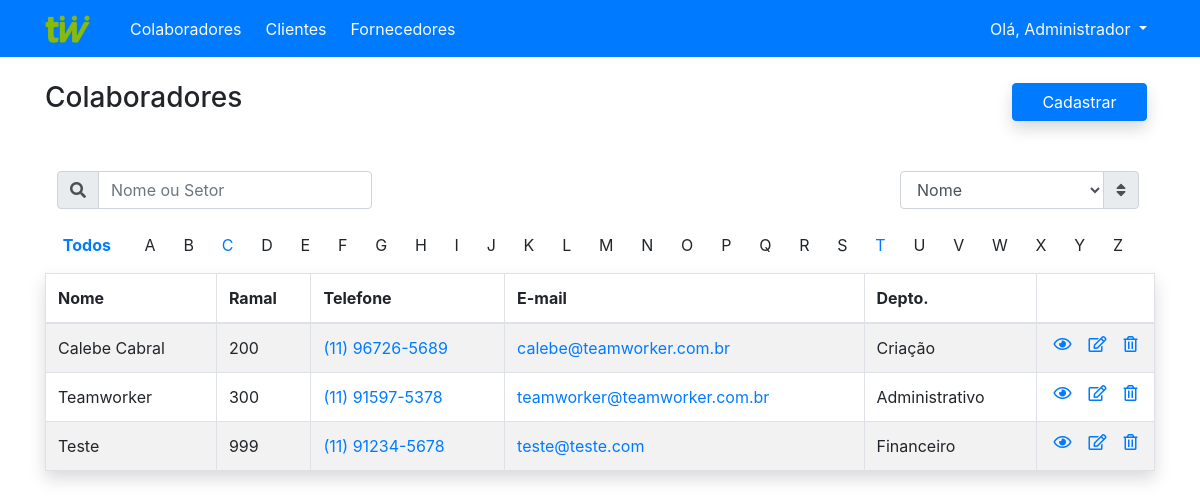
/adm_func.php (signed in), run on the app's committed database.
### tables this page shows
CREATE TABLE `funcs` (
  `id_func` int(10) UNSIGNED NOT NULL,
  `nome` varchar(255) NOT NULL,
  `ramal` int(3) NOT NULL,
  `tel1` varchar(11) NOT NULL,
  `tel2` varchar(11) DEFAULT NULL,
  `setor` varchar(100) NOT NULL,
  `email` varchar(255) NOT NULL,
  `stats` tinyint(1) NOT NULL DEFAULT '1'
);

### adm_func.php (the view, shortened to what this page needs)
<?php
	require_once 'config.php';
	require 'php/header.php'
?>
<div class="row d-flex justify-content-start align-items-center my-4 mt-md-4 mb-md-5">
	<div class="col" id="pageTitle">
		<h3>Colaboradores</h3>
	</div>
	<div class="col d-flex justify-content-end align-items-center">
		<a href="add.php" class="btn btn-primary d-none d-md-block w-25 shadow mr-2">Cadastrar</a>
	</div>
</div>
<div class="row clearfix my-4">
	<div class="col-md-6 col-xs-12 d-md-flex justify-content-start search-filter">
		<form class="form-inline px-1">
			<div class="input-group">
				<div class="input-group-prepend">
					<label for="searchCli" class="d-none d-md-block ml-2 input-group-text"><i class="fas fa-search"></i></label>
				</div>
				<input id="searchCli" type="text" class="form-control search-mob" placeholder="Nome ou Setor">
			</div>
		</form>
	</div>
	<div class="col-md-6 col-xs-12 d-none d-md-flex justify-content-end select-filter">
		<form class="form-inline pr-2">
			<div class="input-group">
				<select id="typeSort" class="form-control float-right">
					<option value="nameAsc">Nome</option>
				</select>
				<div class="input-group-append">
					<label for="typeSort" class="input-group-text mr-2"><i class="fas fa-sort"></i></label>
				</div>
			</div>
		</form>
	</div>
</div>
<div class="row my-3">
	<div class="col">
		<div class="glossary d-flex justify-content-around px-2">
			<a id="glossary-all" href="#"><strong>Todos</strong></a>
			<div class="letters d-flex justify-content-around">
			</div>
		</div>
	</div>
</div>
<div class="row mb-5">
	<div class="col">
		<table id="cadastros" class="table table-bordered table-striped shadow table-hover">
			<thead>
				<tr>
					<th>Nome</th>
					<th>Ramal</th>
					<th>Telefone</th>
					<th>E-mail</th>
					<th>Depto.</th>
					<th></th>
				</tr>
			</thead>
			<tbody>
				<?php
				function phone_format($phone) {
					$length = strlen($phone);
					if ($length == 10) {
						$pattern = '/(\d{2})(\d{4})(\d*)/';
					} else if ($length == 11) {
						$pattern = '/(\d{2})(\d{5})(\d*)/';
					}
					$result = preg_replace($pattern, '($1) $2-$3', $phone);
					return $result;
				}
				function emptyLink($phone) {
					if (empty($phone)) {
						return "#";
					} else {
						$link = "https://api.whatsapp.com/send?phone=55".$phone;
						return $link;
					}
				}
				$qrySelect = "SELECT * FROM funcs WHERE stats = 1 ORDER BY nome";
				$result = $conn->query($qrySelect);
				while($data = $result->fetch_array()) {
					echo '
						<tr class="shadow">
							<td data-title="Nome">'.$data['nome'].'</td>
							<td data-title="Ramal">'.$data['ramal'].'</td>
							<td data-title="Tel. 1">
								<a href="'. emptyLink($data['tel1']) .'" target="_blank">' . phone_format($data['tel1']) . '</a>
							</td>
							<td data-title="E-mail">
								<a href="mailto:'. $data['email'] .'">'.$data['email'].'</a>
							</td>
							<td data-title="Depto.">' . $data['setor'] . '</td>
							<td>
								<div class="d-flex justify-content-around">
									<!-- <a href="read.php?id='. $data['id_func'] .'">
										<i class="far fa-eye d-flex justify-content-center mb-1" data-toggle="tooltip" title="Vizualizar"></i>
										<span class="d-md-none">Vizualizar</span>
									</a> -->
									<a href="#" class="d-flex flex-column justify-content-center viewButton" data-id="'. $data['id_func'] .'" data-toggle="modal" data-target="#viewModal" data-type="func">
										<i class="far fa-eye d-flex justify-content-center mb-1" data-toggle="tooltip" title="Detalhes"></i>
										<span class="d-md-none">Detalhes</span>
									</a>
									<a href="update.php?id='. $data['id_func'] .'&tipo=func" class="d-flex flex-column justify-content-center ml-md-2">
										<i class="far fa-edit d-flex justify-content-center mb-1" data-toggle="tooltip" title="Editar"></i>
										<span class="d-md-none">Editar</span>
									</a>
									<a href="disable.php?id='. $data['id_func'] .'&tipo=func" class="d-flex flex-column justify-content-center ml-md-2">
										<i class="far fa-trash-alt d-flex justify-content-center mb-1" data-toggle="tooltip" title="Excluir"></i>
										<span class="d-md-none">Excluir</span>
									</a>
								</div>
							</td>
						</tr>
					';
				}
				?>
			</tbody>
		</table>
	</div>
</div>
</div>
<?php require 'php/footer.php' ?>

### css/style.css (style rules this page uses)
#cadastros tbody tr.shadow { box-shadow: none !important; }
.letters { width: 92%; }

### data on the page
funcs: nome "Calebe Cabral", ramal "200", tel1 "(11) 96726-5689", email "calebe@teamworker.com.br", setor "Criação"
funcs: nome "Teamworker", ramal "300", tel1 "(11) 91597-5378", email "teamworker@teamworker.com.br", setor "Administrativo"
funcs: nome "Teste", ramal "999", tel1 "(11) 91234-5678", email "teste@teste.com", setor "Financeiro"

### other printed values
$_SESSION['user_name'] "Administrador"
